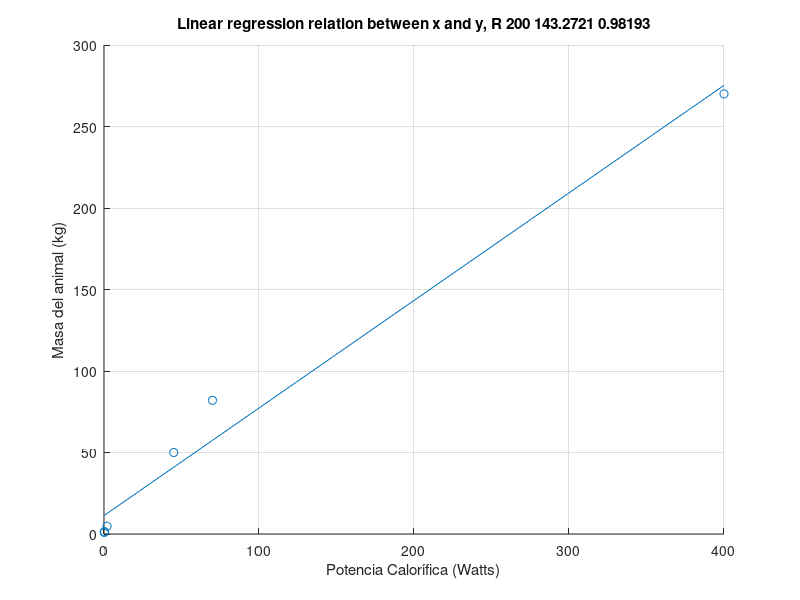

Source code (MATLAB):
clear, clc

x = [
1 400;
1 70;
1 45;
1 2;
1 0.3;
1 0.16;
];

y = [
270;
82;
50;
4.8;
1.45;
0.97];


b = x\y;
b = b.'

b1 = b(2)
b0 = b(1)

xserie = x(:,2)
xserie
yCalc = b0 + b1*xserie
yCalc

scatter(xserie, y)
hold on
plot(xserie, yCalc)

xlabel('Potencia Calorífica (Watts)')
ylabel('Masa del animal (kg)')

xk = 200
yk = b0 + b1 * xk
xk
yk
%calculo de R^2
R2 = 1 - sum((y - yCalc).^2)/sum((y - mean(y)).^2)
R2

mytitle = ['Linear regression relation between x and y, R ' num2str(xk) ' ' num2str(yk) ' ' num2str(R2)]
mytitle 
title(mytitle)
grid on